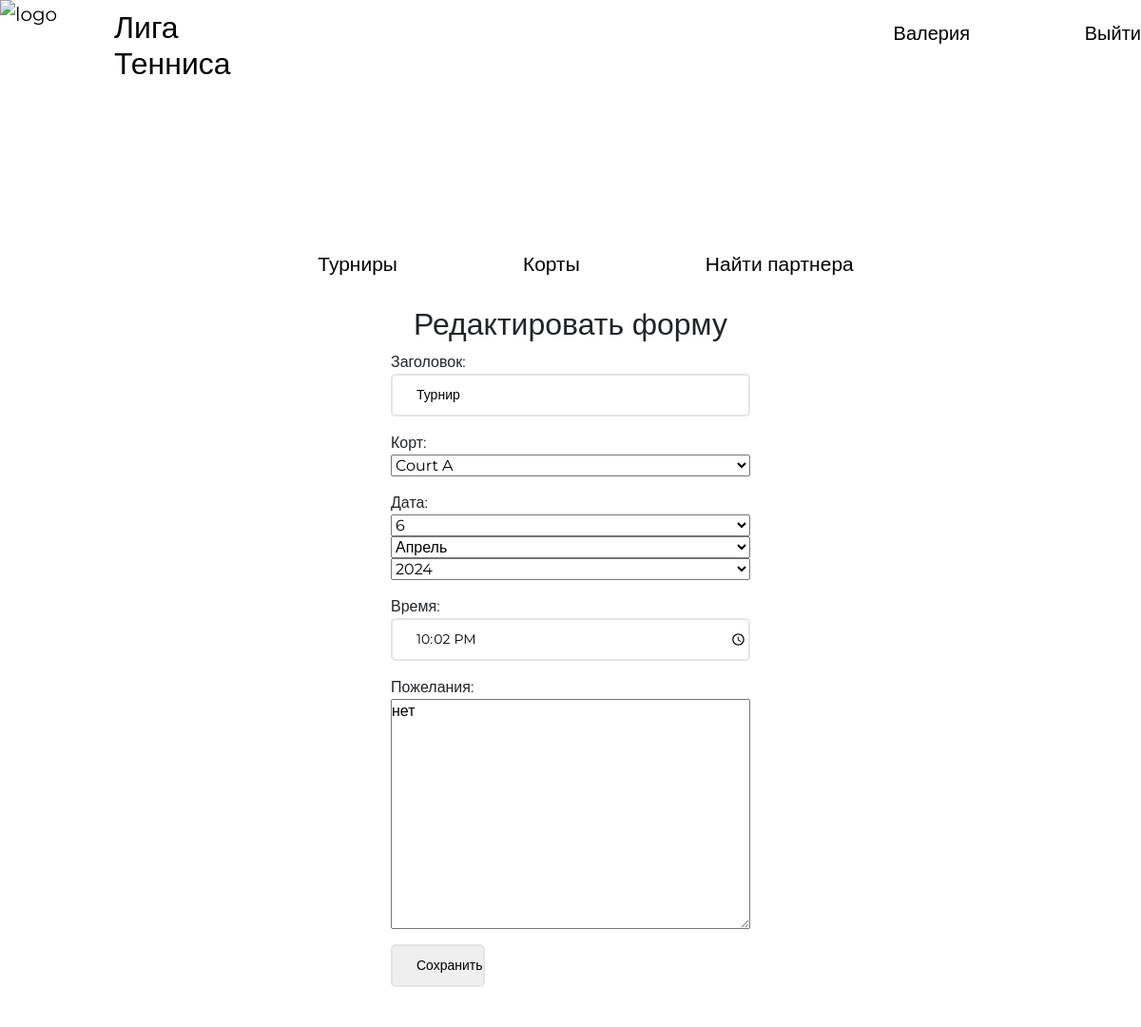
The page /post/edit/57/ (signed in) on the database its author committed.
### blog/models.py (models this page shows, shortened)
class Post(models.Model):
    COURT_CHOICES = (
        ('Court A', 'Court A'),
        ('Court B', 'Court B'),
        ('Court C', 'Court C'),
    )
    title = models.CharField('Заголовок', max_length=120)
    court = models.CharField('Корт', max_length=20,
                             choices=COURT_CHOICES, default='Court A')
    training_date = models.DateField(
        'Дата', default=datetime.date.today)
    training_time = models.TimeField(
        'Время', default=datetime.time(0, 0))
    preferences = models.TextField('Пожелания', default='')
    published_at = models.DateTimeField('Опубликовано', default=timezone.now)
    author = models.ForeignKey(User, on_delete=models.CASCADE)
    responders = models.ManyToManyField(User, related_name='responded_posts')
    class Meta:
        ordering = ['-published_at']

### blog/views.py (the view, shortened to what this page needs)
# urls.py: path('post/edit/<int:id>/', views.edit_post, name='post-edit'),
@login_required
def edit_post(request, id):
    queryset = Post.objects.filter(author=request.user)
    post = get_object_or_404(queryset, pk=id)
    if request.method == 'GET':
        context = {'form': PostForm(instance=post), 'id': id}
        return render(request, 'blog/post_form.html', context)

### blog/forms.py
class PostForm(forms.ModelForm):
    training_date = forms.DateField(
        label='Дата', widget=SelectDateWidget(), initial=timezone.now().date())
    training_time = forms.TimeField(
        label='Время', widget=TimePickerWidget(), initial=timezone.now().time())
    class Meta:
        model = Post
        fields = ['title', 'court', 'training_date',
                  'training_time', 'preferences']

### blog/templates/blog/post_form.html (shortened to what this page needs)
{% extends 'base.html' %} {% block content %}
<h2>{% if id %} Редактировать {% else %} новое {% endif %} форму</h2>
<form method="post" novalidate>
  {{ form.as_p }}
  <input type="submit" value="Сохранить" />
</form>
{% endblock content %}

### templates/base.html (shortened to what this page needs)
{%load static %}
<!DOCTYPE html>
<html lang="en">
  <head>
  <link href="https://cdn.jsdelivr.net/npm/bootstrap@5.0.0-beta1/dist/css/bootstrap.min.css" rel="stylesheet">
  <link rel="stylesheet" href="{% static 'css/registration.css'%}" type="text/css">
  <link rel="stylesheet" href="{% static 'css/navigation.css'%}" type="text/css">
    <link rel="stylesheet" href="{% static 'css/style.css' %}" />
  </head>
  <body>
	  <header class="header">
		<div class="container">
				<a href="/""" class="navbar-brand" href="Liga Tennisa" style=color:black; >
					<img src="https://img.icons8.com/emoji/12x/tennis-emoji.png" alt="logo" width="120" class="logo-img" align="left">
					<a href="/""" class="ligatennisa"><h2><p>Лига <br />Тенниса</p></h2></a>
				</a>
			<nav class="navbar">
				<ul class="nav-list" style="position:absolute; top: -110px">
					<li class="nav-item">
						<a href="/tournaments" class="nav-link">Турниры</a>
					</li>
					<li class="nav-item">
						<a href="/courts" class="nav-link">Корты</a>
					</li>
					<li class="nav-item">
						<a href="/find_partner" class="nav-link">Найти партнера</a>
					</li>
				</ul>
			</nav>
			{%if request.user.is_authenticated %}
  			<a href="/myprofile" class="btnlogin"> {{ request.user.first_name | title }}</span>
  			<a href="{% url 'logout' %}" class="btnregistr">Выйти</a>
  			{%endif%}
		</div>
	</header>
  	<main>
	    {%block content%}
	    {%endblock content%}
  	</main>
  </body>
</html>

### static/css/registration.css (style rules this page uses)
* { margin: 0; padding: 0; box-sizing: border-box; font-family: "Montserrat", sans-serif; font-optical-sizing: auto; font-weight: weight; font-style: normal; }
input { height: 45px; width: 100%; color: black; font-size: 14px; line-height: 16px; border: 2px solid #E5E4E2; border-radius: 5px; padding-left: 25px; }
main { background: white; height: 100vh; display:flex; flex-direction: column; justify-content: center; align-items: center; }

### static/css/navigation.css (style rules this page uses)
* { font-family: "Montserrat", sans-serif; font-optical-sizing: auto; font-weight: weight; font-style: normal; }
body { height:1080px; width:100%; }
html { width: 100%; margin: 0; }
.navbar { width: 100%; justify-content: center; }
.nav-list { position:relative; top: 10px; list-style: none; display: flex; align-items: center; column-gap: 100px; justify-content: center; white-space: nowrap; color: black; flex-grow: 0; }
.nav-link { text-align: center; position: relative; top: 100px; display: inline-block; column-gap: 30px; color: black; font-size: 21px; }
.btnregistr { position: absolute; top: 20px; right: 0px; color:black; text-decoration: none; font-size: 20px; }
.btnlogin { position: absolute; top: 20px; right: 180px; color:black; text-decoration: none; font-size: 20px; }
.logo-img { position: absolute; top: 0px; left: 0px; }
.ligatennisa { position: absolute; top: 10px; left: 120px; color:black; text-decoration: none; }
* { margin: 0; padding: 0; box-sizing: border-box; font-family: 'Montserrat', sans-serif; }
body { display: flex; flex-direction: column; justify-content: flex-end; min-height: 100vh; }

### static/css/style.css (style rules this page uses)
form { max-width: 400px; }
label, input, textarea, select { display: block; width: 100%; }
input[type='submit'] { display: inline-block; width: auto; }

### rows shown on the page
Post: title "Турнир", court "Court A", training_time "22:02:00", preferences "нет"

### other values the page prints
{{ request.user.first_name | title }} "Валерия"
